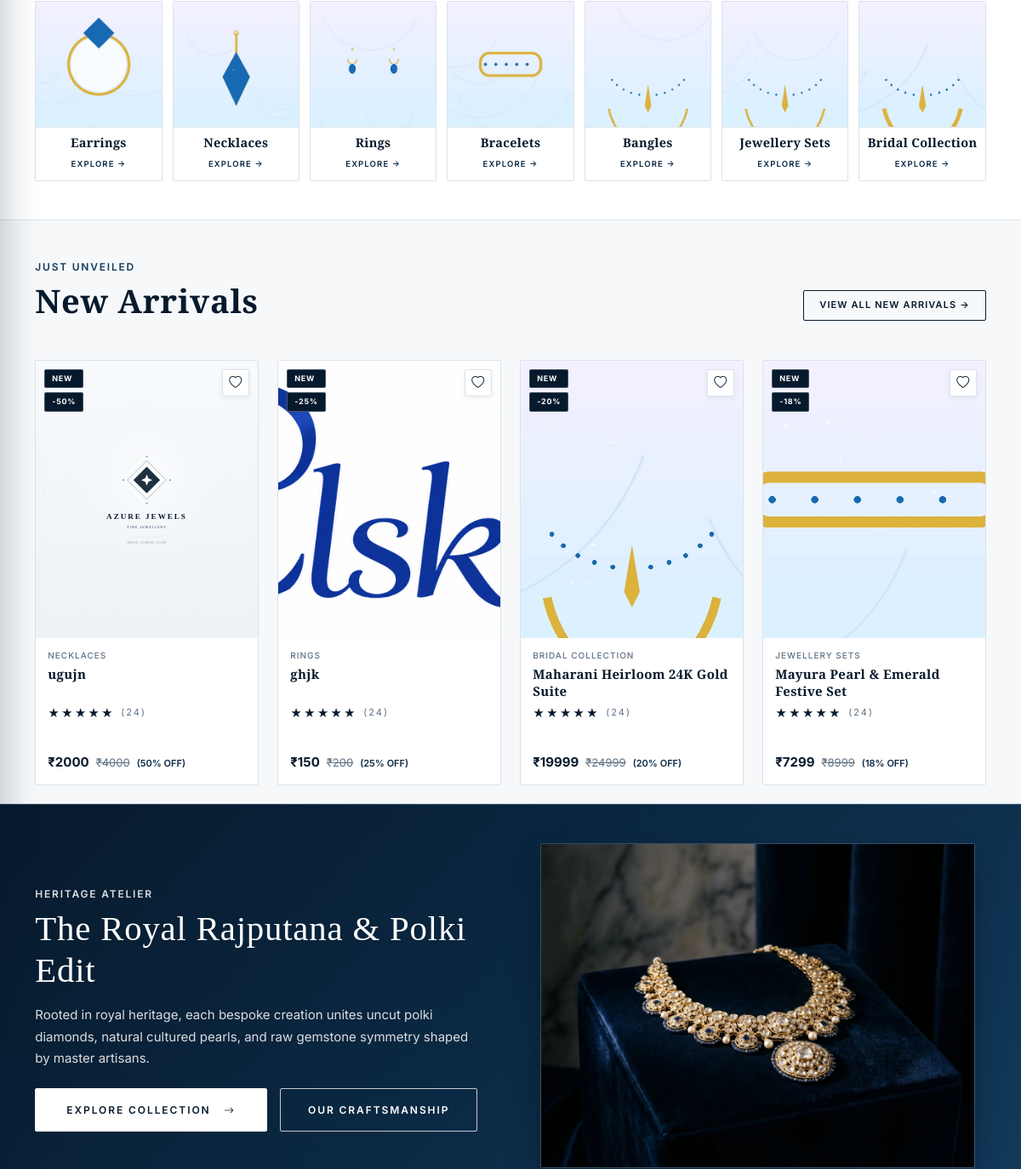
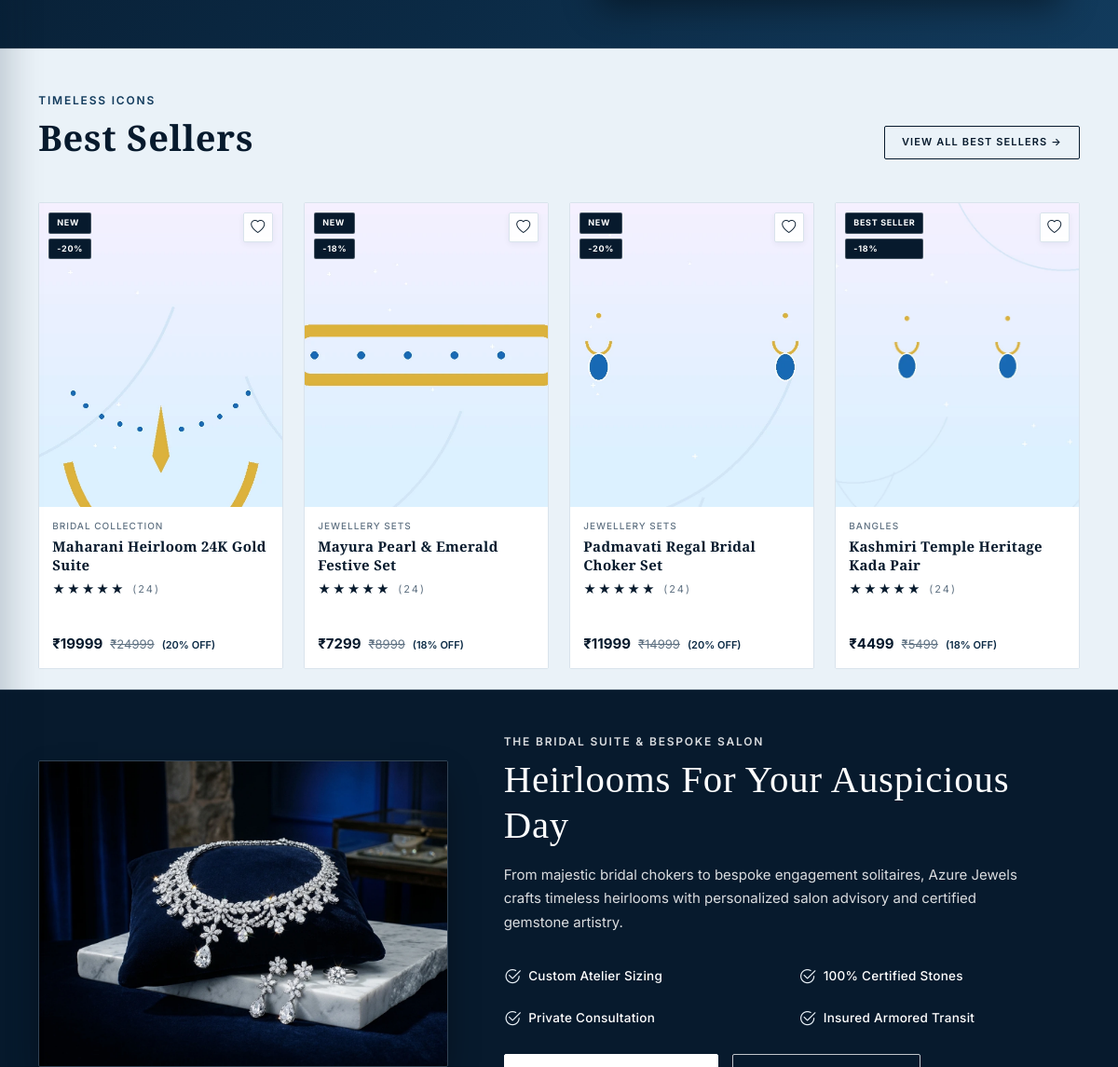
Before: / (middle part) with the older database file (2 pictures, top to bottom).
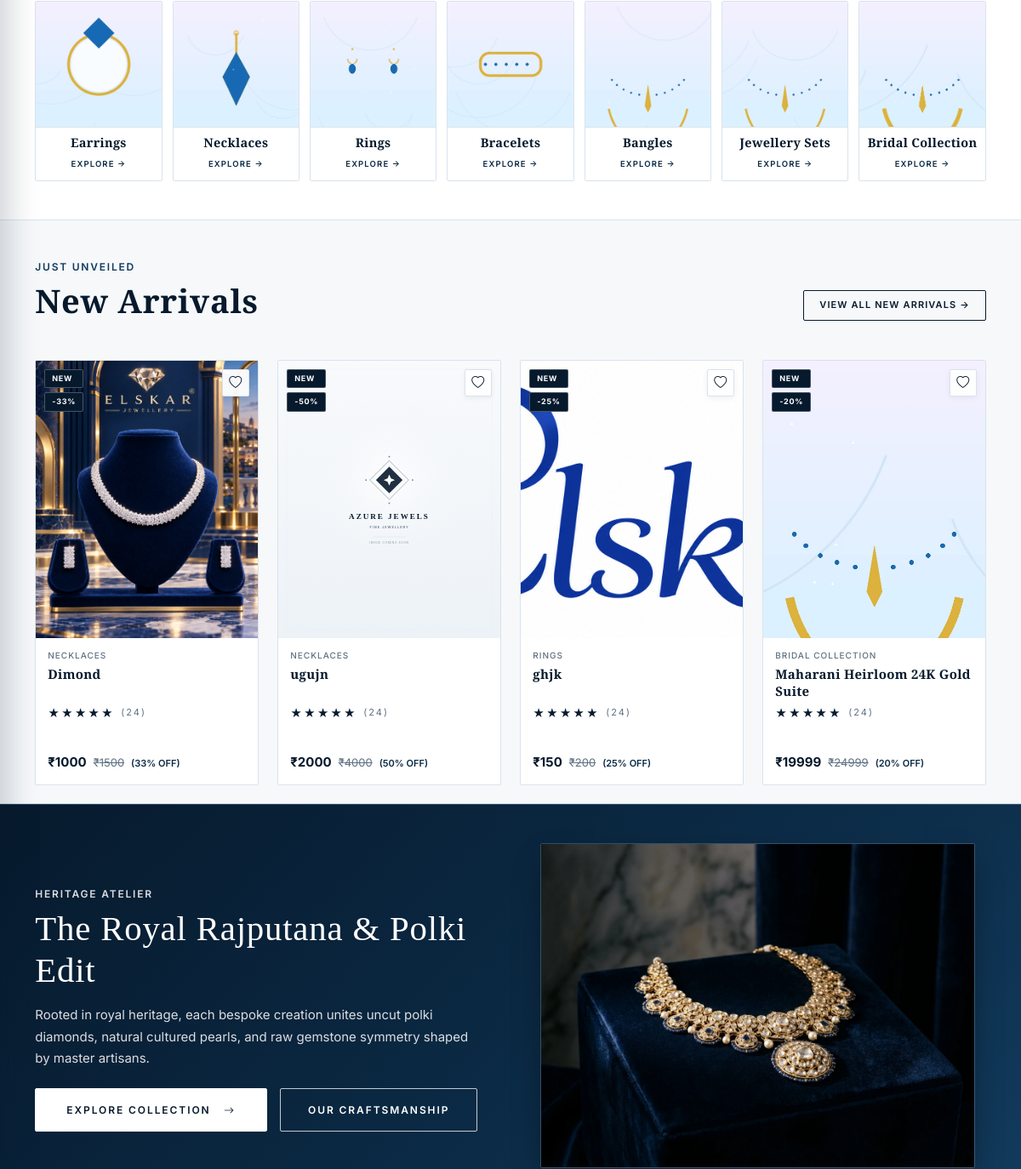
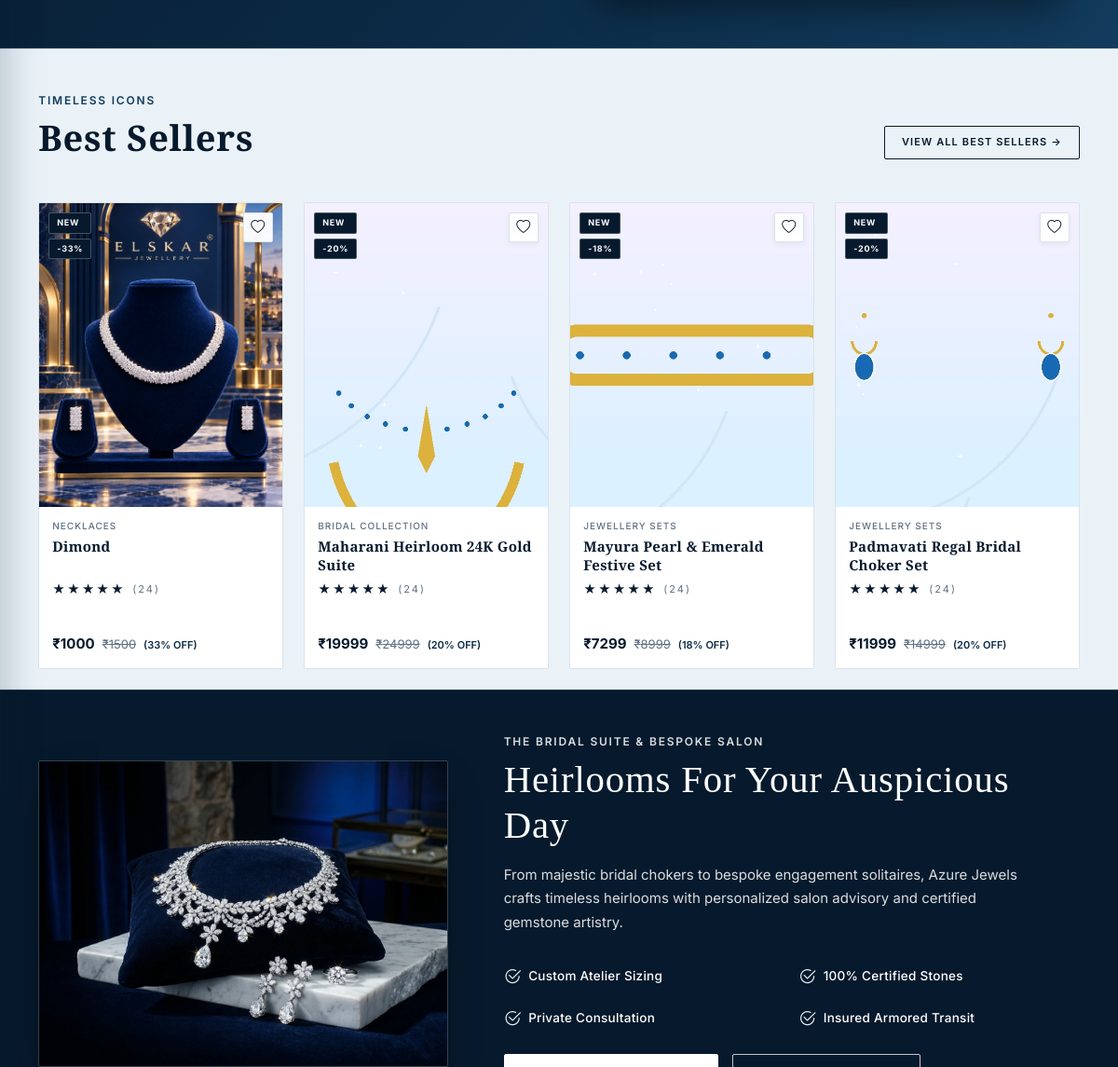
After: the same page with the newer database file (2 pictures, top to bottom).
### store/models.py (models this page shows, shortened)
class Category(models.Model):
    name = models.CharField(max_length=120)
    slug = models.SlugField(max_length=140, unique=True, blank=True)
    parent = models.ForeignKey(
        'self',
        on_delete=models.CASCADE,
        null=True,
        blank=True,
        related_name='subcategories'
    )
    image = models.ImageField(upload_to='categories/', blank=True, null=True)
    description = models.TextField(blank=True)
    menu_group = models.CharField(
        max_length=100,
        blank=True,
        default='SHOP BY STYLE',
        help_text='Mega-menu grouping, e.g. SHOP BY STYLE, OCCASION & METAL, FEATURED'
    )
    order = models.PositiveIntegerField(default=0)
    active = models.BooleanField(default=True)
    created_at = models.DateTimeField(auto_now_add=True)
    class Meta:
        verbose_name = 'Category'
        verbose_name_plural = 'Categories'
        ordering = ['order', 'name']
        unique_together = ('parent', 'name')
    def get_absolute_url(self):
        if self.parent:
            return reverse('subcategory_detail', kwargs={'category_slug': self.parent.slug, 'subcategory_slug': self.slug})
        return reverse('category_detail', kwargs={'category_slug': self.slug})

class Product(models.Model):
    category = models.ForeignKey(Category, on_delete=models.SET_NULL, null=True, blank=True, related_name='products')
    subcategory = models.ForeignKey(Category, on_delete=models.SET_NULL, null=True, blank=True, related_name='subcategory_products')
    name = models.CharField(max_length=255)
    slug = models.SlugField(max_length=280, unique=True, blank=True)
    sku = models.CharField(max_length=60, unique=True, blank=True, null=True)
    description = models.TextField(blank=True)
    material = models.CharField(max_length=150, blank=True, default='22K Gold Plated Brass, Cubic Zirconia')
    care_instructions = models.TextField(blank=True, default='Keep away from moisture, perfume, and harsh chemicals. Store in a cool, dry place inside an airtight zip-lock pouch or Azure Jewels velvet box.')
    price = models.DecimalField(max_digits=10, decimal_places=2)
    sale_price = models.DecimalField(max_digits=10, decimal_places=2, null=True, blank=True)
    stock = models.PositiveIntegerField(default=10)
    image = models.ImageField(upload_to='products/', blank=True, null=True)
    featured = models.BooleanField(default=False)
    best_seller = models.BooleanField(default=False)
    new_arrival = models.BooleanField(default=True)
    active = models.BooleanField(default=True)
    rating = models.DecimalField(max_digits=3, decimal_places=1, default=4.9)
    review_count = models.PositiveIntegerField(default=24)
    created_at = models.DateTimeField(auto_now_add=True)
    class Meta:
        ordering = ['-created_at']
    def get_absolute_url(self):
        return reverse('product_detail', kwargs={'slug': self.slug})
    @property
    def current_price(self):
        if self.sale_price and self.sale_price < self.price:
            return self.sale_price
        return self.price
    @property
    def discount_percent(self):
        if self.sale_price and self.sale_price < self.price:
            diff = self.price - self.sale_price
            return int((diff / self.price) * 100)
        return 0
    @property
    def is_in_stock(self):
        return self.stock > 0

### store/views.py (the view)
# urls.py: path('', views.home, name='home'),
def home(request):
    curated_categories = list(
        Category.objects.filter(parent__isnull=True, active=True).order_by('order', 'name')[:7]
    )
    categories = curated_categories
    new_arrivals = Product.objects.filter(active=True, new_arrival=True).select_related('category', 'subcategory')[:8]
    best_sellers = Product.objects.filter(active=True, best_seller=True).select_related('category', 'subcategory')[:8]
    featured_products = Product.objects.filter(active=True, featured=True).select_related('category', 'subcategory')[:4]
    bridal_category = Category.objects.filter(slug='bridal-collection', parent__isnull=True).first()
    bridal_products = (
        Product.objects.filter(active=True)
        .filter(Q(category=bridal_category) | Q(subcategory__parent=bridal_category))
        .select_related('category', 'subcategory')[:4]
        if bridal_category else []
    )
    context = {
        'curated_categories': curated_categories,
        'categories': categories,
        'new_arrivals': new_arrivals,
        'best_sellers': best_sellers,
        'featured_products': featured_products,
        'bridal_products': bridal_products,
    }
    return render(request, 'index.html', context)

### store/models.py (called while the page is built)
    @property
    def total_items(self):
        return sum(item.quantity for item in self.items.all())

### templates/index.html (shortened to what this page needs)
{% extends "base.html" %}
{% load static %}
{% block content %}
<section class="azure-category-section py-4 py-lg-5 bg-white">
  <div class="container">
    <div class="azure-category-grid">
      {% for cat in curated_categories %}
      <a href="{{ cat.get_absolute_url }}" class="azure-category-card">
        <div class="azure-cat-img-wrap">
          {% if cat.image %}
          <img src="{{ cat.image.url }}" alt="{{ cat.name }}" loading="lazy" onerror="this.onerror=null; this.src='{% static 'assets/images/placeholder.svg' %}';">
          {% else %}
          <img src="{% static 'assets/images/placeholder.svg' %}" alt="{{ cat.name }}" loading="lazy">
          {% endif %}
        </div>
        <div class="azure-cat-overlay">
          <h3 class="azure-cat-name">{{ cat.name }}</h3>
          <span class="azure-cat-action">Explore &rarr;</span>
        </div>
      </a>
      {% empty %}
      <div class="text-center py-3 w-100">
        <p class="text-muted">Categories loading from atelier catalogue.</p>
      </div>
      {% endfor %}
    </div>
  </div>
</section>
<section class="azure-new-arrivals-section py-4 py-lg-5">
  <div class="container">
    <div class="d-flex flex-column flex-md-row justify-content-between align-items-md-end mb-3 mb-md-4">
      <div>
        <span class="azure-section-subtitle">JUST UNVEILED</span>
        <h2 class="azure-section-title mb-0">New Arrivals</h2>
      </div>
      <a href="{% url 'shop' %}?new=1" class="btn-azure-outline btn-azure-sm mt-3 mt-md-0">VIEW ALL NEW ARRIVALS &rarr;</a>
    </div>
    <div class="row row-cols-2 row-cols-md-4 g-3 g-lg-4">
      {% for product in new_arrivals|slice:":4" %}
      <div class="col">
        {% include "includes/product-card.html" with product=product %}
      </div>
      {% empty %}
      <div class="col-12 text-center py-4">
        <p class="text-muted">New arrivals will be live shortly.</p>
      </div>
      {% endfor %}
    </div>
  </div>
</section>
<section class="azure-featured-editorial-banner py-4 py-lg-5">
  <div class="container">
    <div class="azure-editorial-card">
      <div class="row align-items-center g-4 g-lg-5">
        <div class="col-12 col-lg-6 order-lg-2 text-center">
          <div class="azure-editorial-img-box">
            <img src="{% static 'assets/images/azure-editorial-polki.webp' %}" alt="The Royal Rajputana &amp; Polki Edit" class="azure-editorial-img" loading="lazy">
          </div>
        </div>
        <div class="col-12 col-lg-6 order-lg-1">
          <div class="azure-editorial-content">
            <span class="azure-section-subtitle azure-section-subtitle-light">HERITAGE ATELIER</span>
            <h2 class="azure-editorial-title">The Royal Rajputana &amp; Polki Edit</h2>
            <p class="azure-editorial-desc">
              Rooted in royal heritage, each bespoke creation unites uncut polki diamonds, natural cultured pearls, and raw gemstone symmetry shaped by master artisans.
            </p>
            <div class="d-flex flex-wrap gap-3 mt-4">
              <a href="{% url 'shop' %}?featured=1" class="azure-hero-btn-primary">
                <span>EXPLORE COLLECTION</span>
                <i class="bi bi-arrow-right ms-2"></i>
              </a>
              <a href="{% url 'about' %}" class="azure-hero-btn-secondary">OUR CRAFTSMANSHIP</a>
            </div>
          </div>
        </div>
      </div>
    </div>
  </div>
</section>
<section class="azure-best-sellers-section py-4 py-lg-5">
  <div class="container">
    <div class="d-flex flex-column flex-md-row justify-content-between align-items-md-end mb-3 mb-md-4">
      <div>
        <span class="azure-section-subtitle">TIMELESS ICONS</span>
        <h2 class="azure-section-title mb-0">Best Sellers</h2>
      </div>
      <a href="{% url 'shop' %}?best=1" class="btn-azure-outline btn-azure-sm mt-3 mt-md-0">VIEW ALL BEST SELLERS &rarr;</a>
    </div>
    <div class="row row-cols-2 row-cols-md-4 g-3 g-lg-4">
      {% for product in best_sellers|slice:":4" %}
      <div class="col">
        {% include "includes/product-card.html" with product=product %}
      </div>
      {% empty %}
      <div class="col-12 text-center py-4">
        <p class="text-muted">Best seller items will be displayed here.</p>
      </div>
      {% endfor %}
    </div>
  </div>
</section>
<section class="azure-bridal-section py-4 py-lg-5">
  <div class="container">
    <div class="azure-bridal-card">
      <div class="row align-items-center g-4 g-lg-5">
        <div class="col-12 col-lg-5 text-center">
          <div class="azure-editorial-img-box">
            <img src="{% static 'assets/images/azure-editorial-bridal.webp' %}" alt="Regal Bridal &amp; Bespoke Atelier" class="azure-editorial-img" loading="lazy">
          </div>
        </div>
        <div class="col-12 col-lg-7">
          <div class="ps-lg-3">
            <span class="azure-section-subtitle azure-section-subtitle-light">THE BRIDAL SUITE &amp; BESPOKE SALON</span>
            <h2 class="azure-section-title azure-section-title-light mb-3">Heirlooms For Your Auspicious Day</h2>
            <p class="azure-bridal-desc">
              From majestic bridal chokers to bespoke engagement solitaires, Azure Jewels crafts timeless heirlooms with personalized salon advisory and certified gemstone artistry.
            </p>
            <div class="row g-2 g-md-3 my-3">
              <div class="col-6">
                <div class="d-flex align-items-center gap-2 azure-check-item">
                  <i class="bi bi-check2-circle fs-5"></i>
                  <span>Custom Atelier Sizing</span>
                </div>
              </div>
              <div class="col-6">
                <div class="d-flex align-items-center gap-2 azure-check-item">
                  <i class="bi bi-check2-circle fs-5"></i>
                  <span>100% Certified Stones</span>
                </div>
              </div>
              <div class="col-6">
                <div class="d-flex align-items-center gap-2 azure-check-item">
                  <i class="bi bi-check2-circle fs-5"></i>
                  <span>Private Consultation</span>
                </div>
              </div>
              <div class="col-6">
                <div class="d-flex align-items-center gap-2 azure-check-item">
                  <i class="bi bi-check2-circle fs-5"></i>
                  <span>Insured Armored Transit</span>
                </div>
              </div>
            </div>
            <div class="d-flex flex-wrap gap-3 mt-4">
              <a href="{% url 'shop' %}?category=bridal-collection" class="azure-hero-btn-primary">
              </a>
              <a href="{% url 'contact' %}" class="azure-hero-btn-secondary">
              </a>
            </div>
          </div>
        </div>
      </div>
    </div>
  </div>
</section>
{% endblock %}

### templates/base.html (shortened to what this page needs)
{% load static %}
<!DOCTYPE html>
<html lang="en">
<head>
  <link href="{% static 'assets/css/bootstrap.min.css' %}" rel="stylesheet">
  <link rel="stylesheet" href="https://cdn.jsdelivr.net/npm/bootstrap-icons@1.11.1/font/bootstrap-icons.css">
  <link href="{% static 'assets/css/premium-menu.css' %}" rel="stylesheet">
  <link href="{% static 'assets/css/luxury-theme.css' %}" rel="stylesheet">
</head>
<body class="{% block body_class %}{% endblock %}">
  <main id="mainContent" class="azure-main-content">
    {% block content %}
    {% endblock %}
  </main>
</body>
</html>

### templates/includes/header.html (shortened to what this page needs)
{% load static %}

### templates/includes/mobile-menu.html (shortened to what this page needs)
{% load static %}

### templates/includes/product-card.html (shortened to what this page needs)
﻿{% load static %}
<div class="azure-product-card">
  <div class="azure-product-img-wrap">
    <a href="{{ product.get_absolute_url }}" class="azure-product-link" aria-label="View {{ product.name }}">
      {% if product.image %}
      <img src="{{ product.image.url }}" alt="{{ product.name }}" class="azure-product-img" loading="lazy" onerror="this.onerror=null; this.src='{% static 'assets/images/placeholder.svg' %}';">
      {% else %}
      <div class="azure-placeholder-wrap">
        <span class="azure-placeholder-icon">❖</span>
        <span class="azure-placeholder-brand">AZURE JEWELS</span>
        <span class="azure-placeholder-sub">Fine Jewellery</span>
      </div>
      {% endif %}
    </a>
    <div class="azure-product-badges">
      {% if product.new_arrival %}
      <span class="azure-badge-new">NEW</span>
      {% elif product.best_seller %}
      <span class="azure-badge-bestseller">BEST SELLER</span>
      {% endif %}
      {% if product.discount_percent > 0 %}
      <span class="azure-badge-discount">-{{ product.discount_percent }}%</span>
      {% endif %}
    </div>
    <button type="button" class="azure-product-wish-btn" data-product-id="{{ product.id }}" aria-label="Save to Wishlist" title="Save to Wishlist">
      <i class="bi bi-heart"></i>
    </button>
  </div>
  <div class="azure-product-info">
    <span class="azure-product-category">{{ product.category.name|default:"Fine Jewellery" }}</span>
    <h3 class="azure-product-title">
      <a href="{{ product.get_absolute_url }}">{{ product.name }}</a>
    </h3>
    <div class="d-flex align-items-center gap-1 mb-2 small azure-rating-navy">
      ★★★★★ <span class="text-muted ms-1" style="font-size: 11px;">({{ product.review_count|default:"24" }})</span>
    </div>
    <div class="azure-product-prices">
      <span class="azure-current-price">₹{{ product.current_price|floatformat:0 }}</span>
      {% if product.sale_price and product.sale_price < product.price %}
      <span class="azure-original-price">₹{{ product.price|floatformat:0 }}</span>
      <span class="azure-discount-text">({{ product.discount_percent }}% OFF)</span>
      {% endif %}
    </div>
  </div>
</div>

### templates/includes/footer.html (shortened to what this page needs)
{% load static %}

### static/assets/css/premium-menu.css (style rules this page uses)
:root { --primary-dark-navy: #071A2D; --deep-navy: #071A2D; --secondary-navy: #0B2A45; --primary-navy: #071A2D; --royal-blue: #123B5D; --deep-royal-blue: #164A73; --soft-blue: #EAF2F8; --light-blue: #F4F8FC; --white: #FFFFFF; --soft-white: #F6F8FA; --text-dark: #071A2D; --text-muted: #5F7182; --text-light: #FFFFFF; --border-light: #D9E3EC; --border-color: #D9E3EC; --azure-font-serif: 'Cormorant Garamond', 'Playfair Display', Georgia, serif; --azure-font-sans: 'Inter', -apple-system, BlinkMacSystemFont, 'Segoe UI', Roboto, sans-serif; --azure-transition: all 0.25s ease; --azure-shadow-sm: 0 4px 18px rgba(7, 26, 45, 0.06); --azure-shadow-lg: 0 20px 45px rgba(7, 26, 45, 0.12); }

Changed rows visible on the page:
no longer on one of the page's lists (row unchanged): Product: discount_percent "18", category.name "JEWELLERY SETS", name "Mayura Pearl & Emerald Festive Set", review_count "24", current_price "7299", price "8999"
no longer on this page (row unchanged): Product: image (picture), new_arrival "BEST SELLER", discount_percent "18", category.name "BANGLES", name "Kashmiri Temple Heritage Kada Pair", review_count "24", current_price "4499", price "5499", shown under "Best Sellers"
added Product: image (picture), new_arrival "NEW", discount_percent "33", category.name "NECKLACES", name "Dimond", review_count "24", current_price "1000", price "1500"
